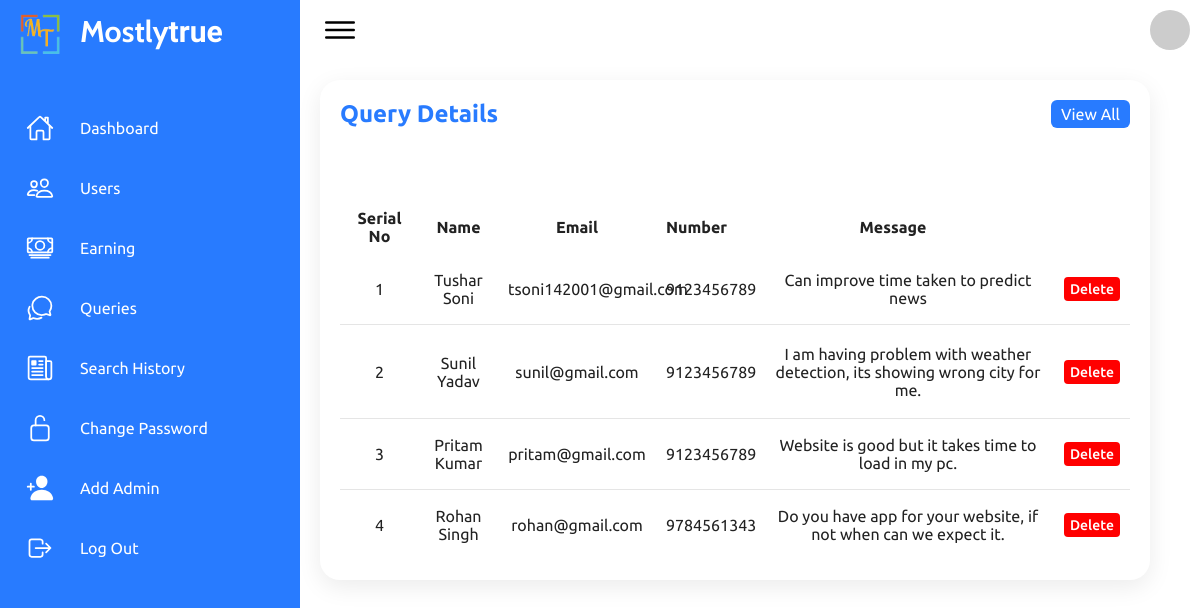
Screenshot of /website/admin/contact_admin.php with the database file from the repository.
### tables this page shows
CREATE TABLE `contact` (
  `ID` int(5) NOT NULL,
  `Fname` varchar(15) NOT NULL,
  `Lname` varchar(15) NOT NULL,
  `Email` varchar(30) NOT NULL,
  `Number` varchar(10) NOT NULL,
  `Message` varchar(500) NOT NULL
);

### website/admin/contact_admin.php (the view, shortened to what this page needs)
<html>
<head>
    <link href="css/contact_admin.css?v=<?php echo time(); ?>" rel="stylesheet" type="text/css" />
</head>
<body>
    <div class="container">
        <div class="navigation">
            <ul>
                <li>
                    <a href="#">
                        <span class=icon><img style="width:40px; height:40px;" src="img/logo.webp"></span>
                        <span class="title" style="font-weight: 900; font-size: 30px;top:3px;">
                            <span style="font-family: 'Cabin', sans-serif;">Mostly</span><span style="font-family: 'Courgette', cursive;">true</span>
                        </span>
                    </a>
                </li>
                <li>
                    <a href="dashboard_admin.php">
                        <span class=icon><ion-icon name="home-outline"></ion-icon></span>
                        <span class="title">Dashboard</span>
                    </a>
                </li>
                <li>
                    <a href="users_admin.php">
                        <span class=icon><ion-icon name="people-outline"></ion-icon></span>
                        <span class="title">Users</span>
                    </a>
                </li>
                <li>
                    <a href="earning_admin.php">
                        <span class=icon><ion-icon name="cash-outline"></ion-icon></span>
                        <span class="title">Earning</span>
                    </a>
                </li>
                <li>
                    <a href="contact_admin.php">
                        <span class=icon><ion-icon name="chatbubbles-outline"></ion-icon></span>
                        <span class="title">Queries</span>
                    </a>
                </li>
                <li>
                    <a href="searchhistory_admin.php">
                        <span class=icon><ion-icon name="newspaper-outline"></ion-icon></span>
                        <span class="title">Search History</span>
                    </a>
                </li>
                <li>
                    <a href="change_password_admin.php">
                        <span class=icon><ion-icon name="lock-open-outline"></ion-icon></span>
                        <span class="title">Change Password</span>
                    </a>
                </li>
                <li>
                    <a href="add_admin.php">
                        <span class=icon><ion-icon name="person-add"></ion-icon></span>
                        <span class="title">Add Admin</span>
                    </a>
                </li>
                <li>
                    <a href="../logout.php">
                        <span class=icon><ion-icon name="log-out-outline"></ion-icon></span>
                        <span class="title">Log Out</span>
                    </a>
                </li>
            </ul>
        </div>
        <div class="main">
            <div class="topbar">
                <div class="toggle">
                    <ion-icon name="menu-outline"></ion-icon>
                </div>
                <div class="user">
                <?php echo '<img src="https://avatars.dicebear.com/api/initials/'.$_SESSION["Name"].'.svg">' ?>
                </div>
            </div>
            <div class="details">
                <div class="recentOrders">
                    <div class="cardHeader_user">
                        <h2>Query Details</h2>
                        <a href="#" class="btn_user">View All</a>
                    </div>
                    <table style="width:100%; table-layout:fixed;">
                    <thead>
                            <tr>
                                <td style="width: 10%">Serial No</td>
                                <td style="width: 10%">Name</td>
                                <td style="width: 20%">Email</td>
                                <td style="width: 10%">Number</td>
                                <td style="width: 40%">Message</td>
                                <td style="width: 10%"></td>
                            </tr>
                        </thead>
                        <tbody>
                        <?php
                        include('dbcon.php');
                        $query=mysqli_query($conn,"select * from contact")or die(mysqli_error($conn));
                        $srno=1;
                        while ($row=mysqli_fetch_array($query)){
                        $Fname=$row['Fname'];
                        $Lname=$row['Lname'];
                        $email=$row['Email'];
                        $number=$row['Number'];
                        $msg=$row['Message'];
                        ?>
                            <tr>
                                <td style="width: 10%"><?php echo $srno++; ?></td>
                                <td style="width: 10%"><?php echo $Fname .' '. $Lname; ?></td>
                                <td style="width: 20%" onclick="window.location='mailto:<?php $email ?>'"><?php echo $email; ?></td>
                                <td style="width: 10%" onclick="window.location='tel:<?php $number ?>'"><?php echo $number; ?></td>
                                <td style="width: 40%; word-wrap:break-word; padding-left:40px;" ><?php echo $msg; ?></td>
                               <?php echo " <td style='width: 10%'><a style='text-decoration:none;' href='contact_delete.php?id=$row[ID]' onclick='return checkdelete()'><span class='result False'>Delete</span></td>"
                                ?>
                            </tr>
                        <?php } ?>
                        </tbody>
                    </table>
                </div>
            </div>
        </div>
    </div>
</body>
</html>

### website/admin/css/contact_admin.css (style rules this page uses)
* { margin: 0; padding: 0; box-sizing: border-box; font-family: 'Ubuntu', sans-serif; }
:root { --blue: #287bff; --white: #fff; --grey: #f5f5f5; --black1: #222; --black2: #999; }
body { min-height: 100vh; overflow-x: hidden; }
.container { position: relative; width: 100%; }
.navigation { position: fixed; width: 300px; height: 100%; background: var(--blue); border-left: 10px solid var(--blue); transition: 0.5s; overflow: hidden; }
.navigation ul { position: absolute; top: 0; left: 0; width: 100%; }
.navigation ul li { position: relative; width: 100%; border-top-left-radius: 30px; border-bottom-left-radius: 30px; }
.navigation ul li:nth-child(1) { margin-bottom: 40px; pointer-events: none; }
.navigation ul li a { position: relative; display: block; width: 100%; display: flex; text-decoration: none; color: var(--white); }
.navigation ul li a .icon { position: relative; display: block; min-width: 60px; height: 60px; line-height: 50px; top: 14px; text-align: center; }
.navigation ul li a .icon ion-icon { font-size: 1.75em; }
.navigation ul li a .title { position: relative; display: block; padding: 0 10px; height: 60px; line-height: 57px; text-align: start; white-space: nowrap; }
.main { position: absolute; width: calc(100% - 300px); left: 300px; min-height: 100vh; background: var(--white); transition: 0.5s; }
.topbar { width: 100%; height: 60px; display: flex; justify-content: space-between; align-items: center; padding: 0 10px; }
.toggle { position: relative; width: 60px; height: 60px; display: flex; justify-content: center; align-items: center; font-size: 2.5em; cursor: pointer; }
.user { position: relative; width: 40px; height: 40px; border-radius: 50%; overflow: hidden; cursor: pointer; }
.user img { position: absolute; top: 0; left: 0; width: 100%; height: 100%; object-fit: cover; }
.details { position: relative; width: 100%; padding: 20px; display: grid; grid-template-columns: 2fr 1fr; grid-gap: 30px; }
.details .recentOrders { position: relative; display: grid; min-width: 150%; min-height: 500px; background: var(--white); padding: 20px; box-shadow: 0 7px 25px rgba(0, 0, 0, 0.08); border-radius: 20px; }
.cardHeader_user { display: flex; justify-content: space-between; align-items: flex-start; }
.cardHeader_user h2 { font-weight: 600; color: var(--blue); }
.btn_user { position: relative; padding: 5px 10px; background: var(--blue); text-decoration: none; color: var(--white); border-radius: 6px; }
.details table { width: 100%; border-collapse: collapse; margin-top: 10px; }
.details table thead td { font-weight: 600; }
.details .recentOrders table tr { color: var(--black1); border-bottom: 1px solid rgba(0, 0, 0, 0.1); }
.details .recentOrders table tr:last-child { border-bottom: none; }
.details .recentOrders table tr td { padding: 10px; text-align: center; }
.details .recentOrders table tr td:last-child { text-align: end; }
.details .recentOrders table tr td:nth-child(2) { text-align: center; }
.details .recentOrders table tr td:nth-child(3) { text-align: center; }
.result.False { padding: 4px 6px; background: #f00; color: var(--white); border-radius: 4px; font-size: 14px; font-weight: 500; }

### rows the page displays
contact: Fname "Tushar", Lname "Soni", Email "tsoni142001@gmail.com", Number "9123456789", Message "Can improve time taken to predict news"
contact: Fname "Sunil", Lname "Yadav", Email "sunil@gmail.com", Number "9123456789", Message "I am having problem with weather detection, its showing wrong city for me."
contact: Fname "Pritam", Lname "Kumar", Email "pritam@gmail.com", Number "9123456789", Message "Website is good but it takes time to load in my pc."
contact: Fname "Rohan", Lname "Singh", Email "rohan@gmail.com", Number "9784561343", Message "Do you have app for your website, if not when can we expect it."
